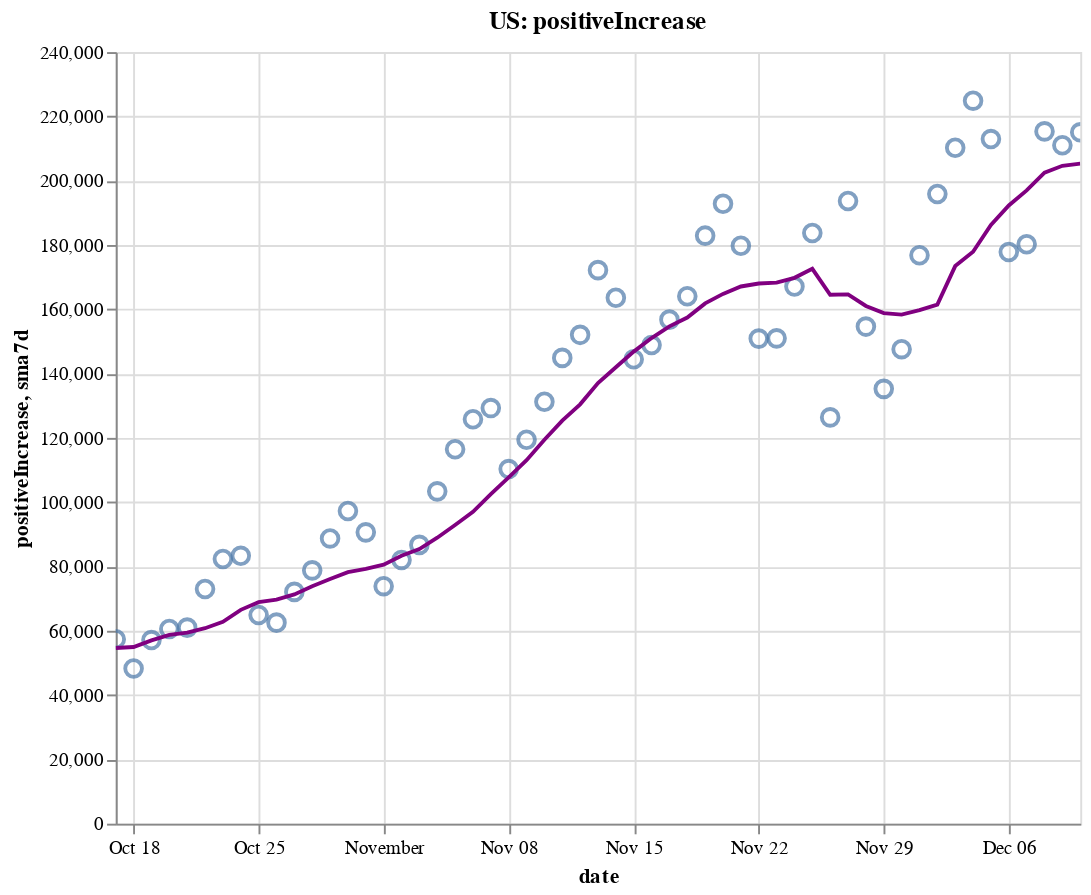

The cell this chart's notebook holds for it:
### Code cell
create_plot(us, 'positiveIncrease')

### Figure 1 — Vega-Lite specification as saved in the notebook (floating-point values rounded to 4 significant figures)
{"config": {"view": {"continuousWidth": 400, "continuousHeight": 300}}, "layer": [{"layer": [{"mark": {"type": "point", "size": 75}, "encoding": {"tooltip": [{"type": "temporal", "field": "date"}, {"type": "quantitative", "field": "positiveIncrease"}, {"type": "quantitative", "field": "sma7d"}], "x": {"type": "temporal", "field": "date"}, "y": {"type": "quantitative", "field": "positiveIncrease"}}, "selection": {"selector002": {"type": "interval", "bind": "scales", "encodings": ["x", "y"]}}}, {"mark": {"type": "line", "color": "purple"}, "encoding": {"x": {"type": "temporal", "field": "date"}, "y": {"type": "quantitative", "field": "sma7d"}}}]}, {"mark": {"type": "rule", "color": "#aaa"}, "encoding": {"x": {"type": "temporal", "field": "date"}}, "transform": [{"filter": {"selection": "selector001"}}]}, {"mark": "circle", "encoding": {"opacity": {"condition": {"value": 1, "selection": "selector001"}, "value": 0}, "tooltip": [{"type": "temporal", "field": "date"}, {"type": "quantitative", "field": "positiveIncrease"}, {"type": "quantitative", "field": "sma7d"}], "x": {"type": "temporal", "field": "date"}, "y": {"type": "quantitative", "field": "positiveIncrease"}}, "selection": {"selector001": {"type": "single", "encodings": ["x"], "on": "mouseover", "nearest": true, "empty": "none"}}}, {"mark": {"type": "text", "align": "left", "dx": 5, "dy": -5, "stroke": "white", "strokeWidth": 2}, "encoding": {"text": {"type": "quantitative", "field": "positiveIncrease"}, "tooltip": [{"type": "temporal", "field": "date"}, {"type": "quantitative", "field": "positiveIncrease"}, {"type": "quantitative", "field": "sma7d"}], "x": {"type": "temporal", "field": "date"}, "y": {"type": "quantitative", "field": "positiveIncrease"}}, "transform": [{"filter": {"selection": "selector001"}}]}, {"mark": {"type": "text", "align": "left", "dx": 5, "dy": -5}, "encoding": {"text": {"type": "quantitative", "field": "positiveIncrease"}, "tooltip": [{"type": "temporal", "field": "date"}, {"type": "quantitative", "field": "positiveIncrease"}, {"type": "quantitative", "field": "sma7d"}], "x": {"type": "temporal", "field": "date"}, "y": {"type": "quantitative", "field": "positiveIncrease"}}, "transform": [{"filter": {"selection": "selector001"}}]}], "data": {"name": "data-87d3ae6386bf322cafcc10f651a29cbd"}, "height": 400, "title": "US: positiveIncrease", "width": 500, "$schema": "https://vega.github.io/schema/vega-lite/v4.8.1.json", "datasets": {"data-87d3ae6386bf322cafcc10f651a29cbd": [{"date": "2020-10-17T00:00:00", "totalTestResultsIncrease": 1313000.0, "positiveIncrease": 57360.0, "death": 211100.0, "deathIncrease": 773.0, "positiveRate": 0.044, "state": "US", "sma7d": 54650.0}, {"date": "2020-10-18T00:00:00", "totalTestResultsIncrease": 1059000.0, "positiveIncrease": 48280.0, "death": 211500.0, "deathIncrease": 402.0, "positiveRate": 0.046, "state": "US", "sma7d": 54940.0}, {"date": "2020-10-19T00:00:00", "totalTestResultsIncrease": 1142000.0, "positiveIncrease": 57110.0, "death": 212000.0, "deathIncrease": 456.0, "positiveRate": 0.05, "state": "US", "sma7d": 57010.0}, {"date": "2020-10-20T00:00:00", "totalTestResultsIncrease": 978100.0, "positiveIncrease": 60570.0, "death": 212800.0, "deathIncrease": 837.0, "positiveRate": 0.062, "state": "US", "sma7d": 58720.0}, {"date": "2020-10-21T00:00:00", "totalTestResultsIncrease": 965900.0, "positiveIncrease": 60980.0, "death": 213800.0, "deathIncrease": 1019.0, "positiveRate": 0.063, "state": "US", "sma7d": 59420.0}, {"date": "2020-10-22T00:00:00", "totalTestResultsIncrease": 1255000.0, "positiveIncrease": 73000.0, "death": 214900.0, "deathIncrease": 1126.0, "positiveRate": 0.058, "state": "US", "sma7d": 60790.0}, {"date": "2020-10-23T00:00:00", "totalTestResultsIncrease": 1405000.0, "positiveIncrease": 82340.0, "death": 215900.0, "deathIncrease": 934.0, "positiveRate": 0.059, "state": "US", "sma7d": 62810.0}, {"date": "2020-10-24T00:00:00", "totalTestResultsIncrease": 1342000.0, "positiveIncrease": 83320.0, "death": 216800.0, "deathIncrease": 890.0, "positiveRate": 0.062, "state": "US", "sma7d": 66510.0}, {"date": "2020-10-25T00:00:00", "totalTestResultsIncrease": 1197000.0, "positiveIncrease": 64900.0, "death": 217100.0, "deathIncrease": 382.0, "positiveRate": 0.054, "state": "US", "sma7d": 68890.0}, {"date": "2020-10-26T00:00:00", "totalTestResultsIncrease": 1215000.0, "positiveIncrease": 62540.0, "death": 217500.0, "deathIncrease": 402.0, "positiveRate": 0.051, "state": "US", "sma7d": 69660.0}, {"date": "2020-10-27T00:00:00", "totalTestResultsIncrease": 1097000.0, "positiveIncrease": 72100.0, "death": 218500.0, "deathIncrease": 919.0, "positiveRate": 0.066, "state": "US", "sma7d": 71310.0}, {"date": "2020-10-28T00:00:00", "totalTestResultsIncrease": 1129000.0, "positiveIncrease": 78790.0, "death": 219500.0, "deathIncrease": 1044.0, "positiveRate": 0.07, "state": "US", "sma7d": 73860.0}, {"date": "2020-10-29T00:00:00", "totalTestResultsIncrease": 1355000.0, "positiveIncrease": 88730.0, "death": 220500.0, "deathIncrease": 1037.0, "positiveRate": 0.065, "state": "US", "sma7d": 76100.0}, {"date": "2020-10-30T00:00:00", "totalTestResultsIncrease": 1389000.0, "positiveIncrease": 97260.0, "death": 221500.0, "deathIncrease": 947.0, "positiveRate": 0.07, "state": "US", "sma7d": 78230.0}, {"date": "2020-10-31T00:00:00", "totalTestResultsIncrease": 1422000.0, "positiveIncrease": 90610.0, "death": 222500.0, "deathIncrease": 963.0, "positiveRate": 0.064, "state": "US", "sma7d": 79280.0}, {"date": "2020-11-01T00:00:00", "totalTestResultsIncrease": 1136000.0, "positiveIncrease": 73870.0, "death": 222900.0, "deathIncrease": 395.0, "positiveRate": 0.065, "state": "US", "sma7d": 80560.0}, {"date": "2020-11-02T00:00:00", "totalTestResultsIncrease": 1337000.0, "positiveIncrease": 82040.0, "death": 223300.0, "deathIncrease": 491.0, "positiveRate": 0.061, "state": "US", "sma7d": 83340.0}, {"date": "2020-11-03T00:00:00", "totalTestResultsIncrease": 1159000.0, "positiveIncrease": 86720.0, "death": 224900.0, "deathIncrease": 1514.0, "positiveRate": 0.075, "state": "US", "sma7d": 85430.0}, {"date": "2020-11-04T00:00:00", "totalTestResultsIncrease": 1257000.0, "positiveIncrease": 103400.0, "death": 226000.0, "deathIncrease": 1117.0, "positiveRate": 0.082, "state": "US", "sma7d": 88940.0}, {"date": "2020-11-05T00:00:00", "totalTestResultsIncrease": 1596000.0, "positiveIncrease": 116500.0, "death": 227100.0, "deathIncrease": 1146.0, "positiveRate": 0.073, "state": "US", "sma7d": 92910.0}, {"date": "2020-11-06T00:00:00", "totalTestResultsIncrease": 1593000.0, "positiveIncrease": 125800.0, "death": 228300.0, "deathIncrease": 1173.0, "positiveRate": 0.079, "state": "US", "sma7d": 96980.0}, {"date": "2020-11-07T00:00:00", "totalTestResultsIncrease": 1438000.0, "positiveIncrease": 129300.0, "death": 229400.0, "deathIncrease": 1119.0, "positiveRate": 0.09, "state": "US", "sma7d": 102500.0}, {"date": "2020-11-08T00:00:00", "totalTestResultsIncrease": 1267000.0, "positiveIncrease": 110300.0, "death": 229900.0, "deathIncrease": 496.0, "positiveRate": 0.087, "state": "US", "sma7d": 107700.0}, {"date": "2020-11-09T00:00:00", "totalTestResultsIncrease": 1527000.0, "positiveIncrease": 119400.0, "death": 230500.0, "deathIncrease": 577.0, "positiveRate": 0.078, "state": "US", "sma7d": 113100.0}, {"date": "2020-11-10T00:00:00", "totalTestResultsIncrease": 1280000.0, "positiveIncrease": 131200.0, "death": 231800.0, "deathIncrease": 1360.0, "positiveRate": 0.103, "state": "US", "sma7d": 119400.0}, {"date": "2020-11-11T00:00:00", "totalTestResultsIncrease": 1457000.0, "positiveIncrease": 144900.0, "death": 233400.0, "deathIncrease": 1563.0, "positiveRate": 0.099, "state": "US", "sma7d": 125300.0}, {"date": "2020-11-12T00:00:00", "totalTestResultsIncrease": 1498000.0, "positiveIncrease": 152000.0, "death": 234500.0, "deathIncrease": 1119.0, "positiveRate": 0.102, "state": "US", "sma7d": 130400.0}, {"date": "2020-11-13T00:00:00", "totalTestResultsIncrease": 1731000.0, "positiveIncrease": 172200.0, "death": 235800.0, "deathIncrease": 1268.0, "positiveRate": 0.099, "state": "US", "sma7d": 137100.0}, {"date": "2020-11-14T00:00:00", "totalTestResultsIncrease": 1689000.0, "positiveIncrease": 163600.0, "death": 237100.0, "deathIncrease": 1331.0, "positiveRate": 0.097, "state": "US", "sma7d": 142000.0}, {"date": "2020-11-15T00:00:00", "totalTestResultsIncrease": 1633000.0, "positiveIncrease": 144500.0, "death": 237800.0, "deathIncrease": 687.0, "positiveRate": 0.088, "state": "US", "sma7d": 146800.0}, {"date": "2020-11-16T00:00:00", "totalTestResultsIncrease": 1498000.0, "positiveIncrease": 148900.0, "death": 238400.0, "deathIncrease": 619.0, "positiveRate": 0.099, "state": "US", "sma7d": 151000.0}, {"date": "2020-11-17T00:00:00", "totalTestResultsIncrease": 1548000.0, "positiveIncrease": 156800.0, "death": 240000.0, "deathIncrease": 1555.0, "positiveRate": 0.101, "state": "US", "sma7d": 154700.0}, {"date": "2020-11-18T00:00:00", "totalTestResultsIncrease": 1583000.0, "positiveIncrease": 164000.0, "death": 241900.0, "deathIncrease": 1864.0, "positiveRate": 0.104, "state": "US", "sma7d": 157400.0}, {"date": "2020-11-19T00:00:00", "totalTestResultsIncrease": 1865000.0, "positiveIncrease": 182900.0, "death": 243800.0, "deathIncrease": 1967.0, "positiveRate": 0.098, "state": "US", "sma7d": 161800.0}, {"date": "2020-11-20T00:00:00", "totalTestResultsIncrease": 1957000.0, "positiveIncrease": 192800.0, "death": 245700.0, "deathIncrease": 1884.0, "positiveRate": 0.099, "state": "US", "sma7d": 164800.0}, {"date": "2020-11-21T00:00:00", "totalTestResultsIncrease": 2046000.0, "positiveIncrease": 179800.0, "death": 247200.0, "deathIncrease": 1512.0, "positiveRate": 0.088, "state": "US", "sma7d": 167100.0}, {"date": "2020-11-22T00:00:00", "totalTestResultsIncrease": 1760000.0, "positiveIncrease": 150900.0, "death": 248100.0, "deathIncrease": 898.0, "positiveRate": 0.086, "state": "US", "sma7d": 168000.0}, {"date": "2020-11-23T00:00:00", "totalTestResultsIncrease": 1771000.0, "positiveIncrease": 151000.0, "death": 249100.0, "deathIncrease": 955.0, "positiveRate": 0.085, "state": "US", "sma7d": 168300.0}, {"date": "2020-11-24T00:00:00", "totalTestResultsIncrease": 1851000.0, "positiveIncrease": 167100.0, "death": 251100.0, "deathIncrease": 2066.0, "positiveRate": 0.09, "state": "US", "sma7d": 169800.0}, {"date": "2020-11-25T00:00:00", "totalTestResultsIncrease": 1773000.0, "positiveIncrease": 183700.0, "death": 253400.0, "deathIncrease": 2289.0, "positiveRate": 0.104, "state": "US", "sma7d": 172600.0}, {"date": "2020-11-26T00:00:00", "totalTestResultsIncrease": 1218000.0, "positiveIncrease": 126400.0, "death": 254800.0, "deathIncrease": 1336.0, "positiveRate": 0.104, "state": "US", "sma7d": 164500.0}, {"date": "2020-11-27T00:00:00", "totalTestResultsIncrease": 2131000.0, "positiveIncrease": 193700.0, "death": 256100.0, "deathIncrease": 1372.0, "positiveRate": 0.091, "state": "US", "sma7d": 164600.0}, {"date": "2020-11-28T00:00:00", "totalTestResultsIncrease": 1740000.0, "positiveIncrease": 154600.0, "death": 257400.0, "deathIncrease": 1245.0, "positiveRate": 0.089, "state": "US", "sma7d": 161000.0}, {"date": "2020-11-29T00:00:00", "totalTestResultsIncrease": 1298000.0, "positiveIncrease": 135200.0, "death": 258200.0, "deathIncrease": 803.0, "positiveRate": 0.104, "state": "US", "sma7d": 158800.0}, {"date": "2020-11-30T00:00:00", "totalTestResultsIncrease": 1619000.0, "positiveIncrease": 147600.0, "death": 259300.0, "deathIncrease": 1136.0, "positiveRate": 0.091, "state": "US", "sma7d": 158300.0}, {"date": "2020-12-01T00:00:00", "totalTestResultsIncrease": 1445000.0, "positiveIncrease": 176800.0, "death": 261800.0, "deathIncrease": 2473.0, "positiveRate": 0.122, "state": "US", "sma7d": 159700.0}, {"date": "2020-12-02T00:00:00", "totalTestResultsIncrease": 1497000.0, "positiveIncrease": 195900.0, "death": 264500.0, "deathIncrease": 2733.0, "positiveRate": 0.131, "state": "US", "sma7d": 161500.0}, {"date": "2020-12-03T00:00:00", "totalTestResultsIncrease": 1862000.0, "positiveIncrease": 210300.0, "death": 267200.0, "deathIncrease": 2706.0, "positiveRate": 0.113, "state": "US", "sma7d": 173400.0}, {"date": "2020-12-04T00:00:00", "totalTestResultsIncrease": 1880000.0, "positiveIncrease": 224900.0, "death": 269800.0, "deathIncrease": 2563.0, "positiveRate": 0.12, "state": "US", "sma7d": 177900.0}, {"date": "2020-12-05T00:00:00", "totalTestResultsIncrease": 2232000.0, "positiveIncrease": 212900.0, "death": 272300.0, "deathIncrease": 2461.0, "positiveRate": 0.095, "state": "US", "sma7d": 186200.0}, {"date": "2020-12-06T00:00:00", "totalTestResultsIncrease": 1661000.0, "positiveIncrease": 177800.0, "death": 273400.0, "deathIncrease": 1146.0, "positiveRate": 0.107, "state": "US", "sma7d": 192300.0}, {"date": "2020-12-07T00:00:00", "totalTestResultsIncrease": 1773000.0, "positiveIncrease": 180200.0, "death": 274700.0, "deathIncrease": 1347.0, "positiveRate": 0.102, "state": "US", "sma7d": 197000.0}, {"date": "2020-12-08T00:00:00", "totalTestResultsIncrease": 1628000.0, "positiveIncrease": 215300.0, "death": 277400.0, "deathIncrease": 2655.0, "positiveRate": 0.132, "state": "US", "sma7d": 202500.0}, {"date": "2020-12-09T00:00:00", "totalTestResultsIncrease": 1822000.0, "positiveIncrease": 211000.0, "death": 280500.0, "deathIncrease": 3088.0, "positiveRate": 0.116, "state": "US", "sma7d": 204600.0}, {"date": "2020-12-10T00:00:00", "totalTestResultsIncrease": 1941000.0, "positiveIncrease": 215000.0, "death": 283400.0, "deathIncrease": 3062.0, "positiveRate": 0.111, "state": "US", "sma7d": 205300.0}]}}
